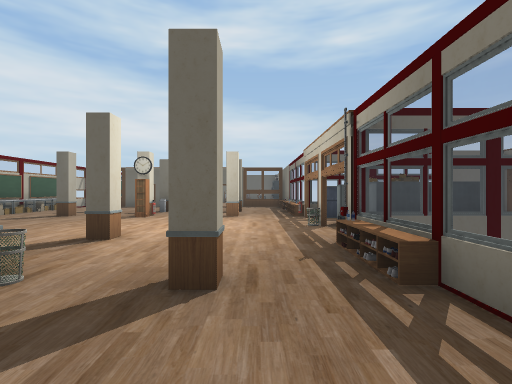
view 1 (above)

19 first-person views from a walk through a Unity game level. The camera is 1.5 m above the floor, looks level and sees 85° across. The floor is counted in squares, 2 m on a side. Each view is taken from the middle of a square. On the plan, view 1 faces up. The plan holds only what a view shows up to about 10 squares ahead; the rest is blank. Door leaves are left out, so doorways stand open. Some surface patterns are stand-ins.

view 2
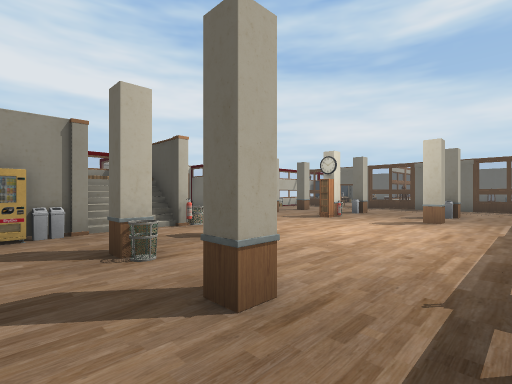

view 3
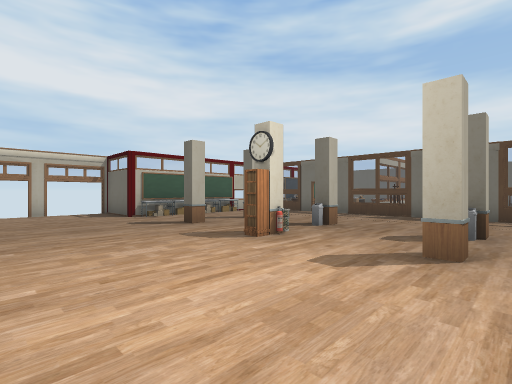

view 4
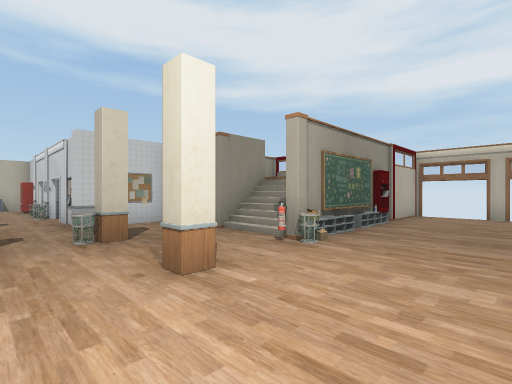

view 5
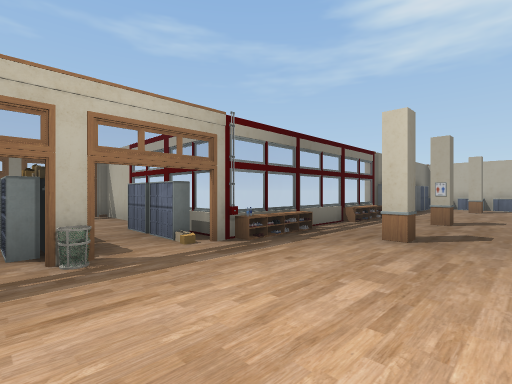

view 6
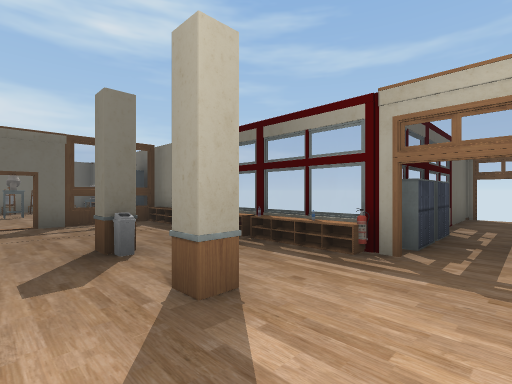

view 7
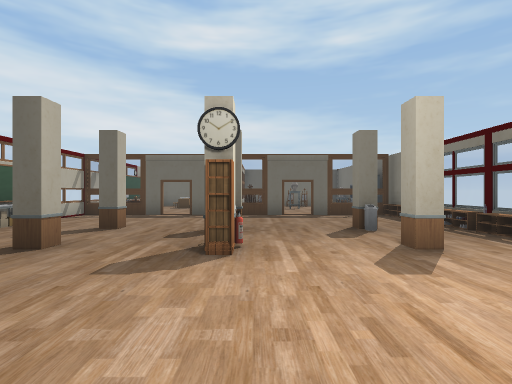

view 8
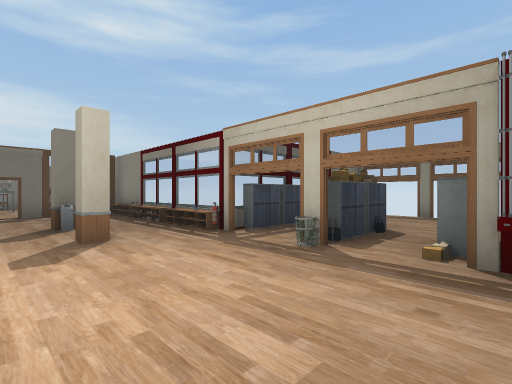

view 9
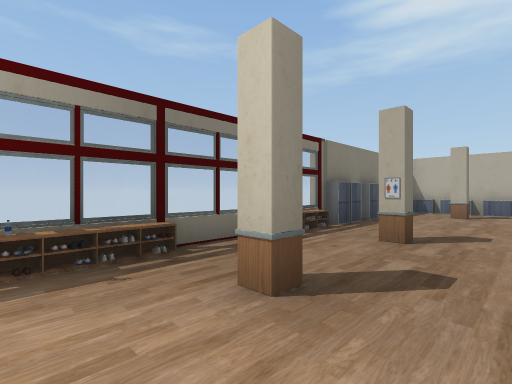

view 10
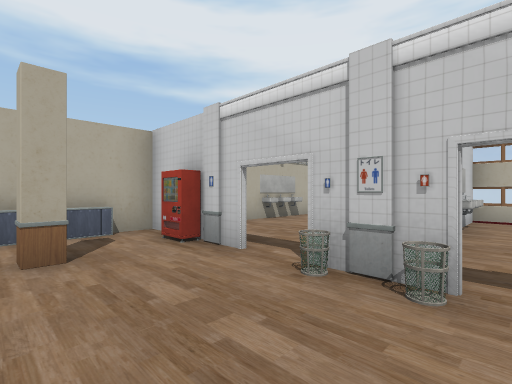

view 11
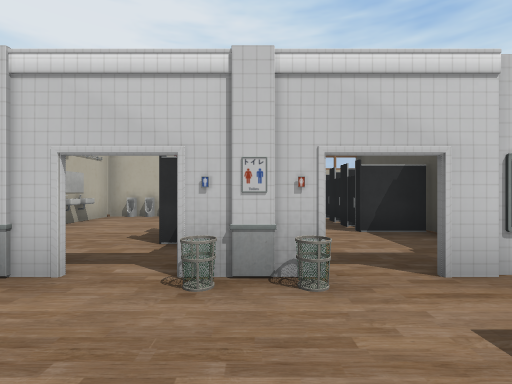

view 12
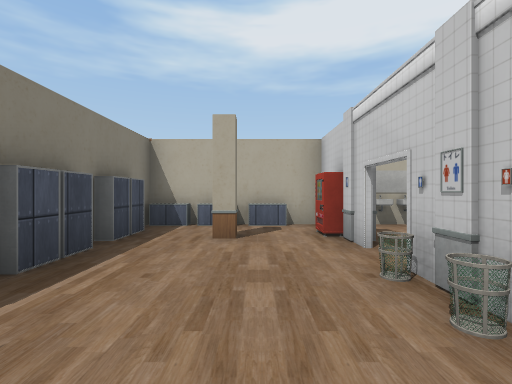

view 13
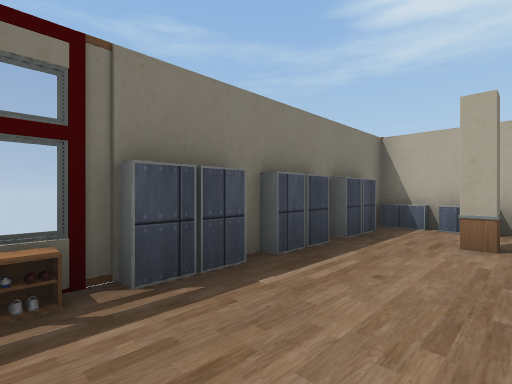

view 14
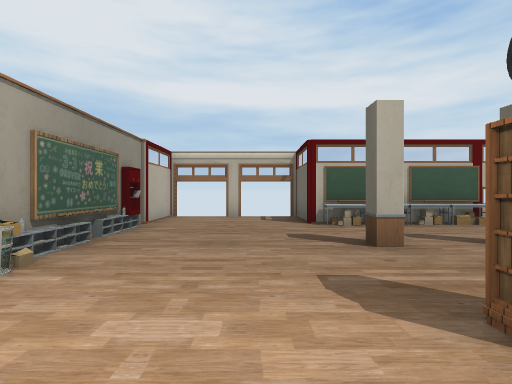

view 15
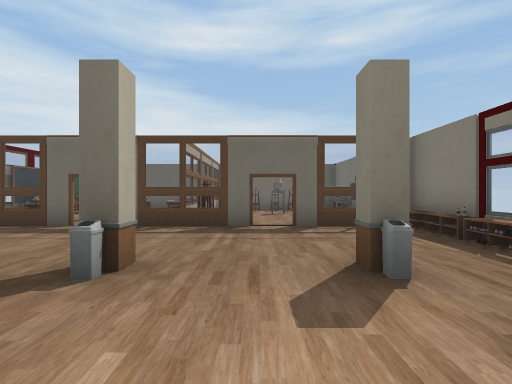

view 16
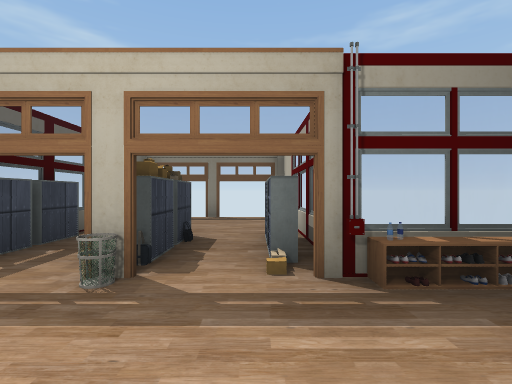

view 17
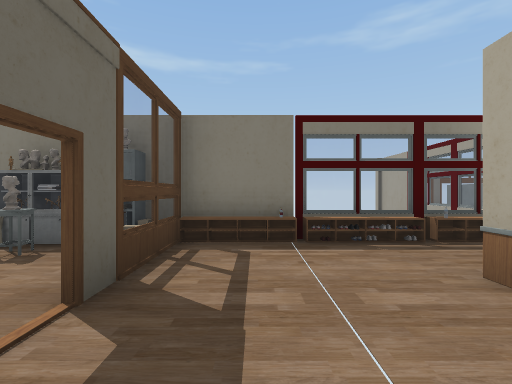

view 18
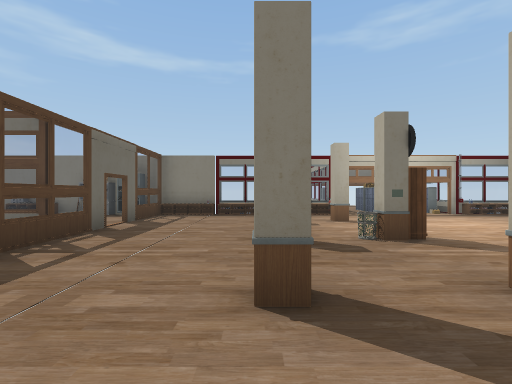

view 19
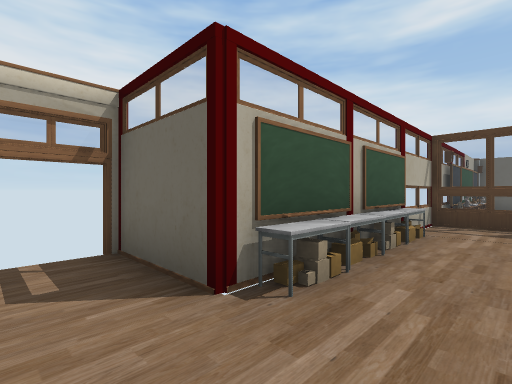

### Floor plan
Points are (right, up) in squares from view 1. A wall is a line through its corners. A room is listed if a view was taken in it or the views show most of it. See-through windows are left out.
Room 1 (views 1, 2, 3, 4, 5, 6, 7, 8, 9, 10, 11, 12, 13, 14, 15, 16, 17, 18, 19)
walls: (-5.2, 3.5) (-5.2, 2.5); (1.5, 8.4) (1.5, 17.5); (1.9, 4.2) (6.4, 4.2); (-5.5, 3.4) (-5.5, 2.3); (-5.7, 3.3) (-5.7, 2.3); (-2.5, -0.4) (-2.5, -1.4); (-9.4, 8.2) (-10.8, 8.2); (-2, 14.2) (-5.2, 14.2); (1.5, -1.5) (1.5, 4.5); (-10.6, 6.6) (-10.6, 6); (-3, 14.6) (-3.5, 14.6); (1.4, 14.2) (-1.2, 14.2); (-10.8, 4.4) (-8.5, 4.4); (-6, 14.2) (-8.7, 14.2); (7.4, 6) (7.4, 6.5); (7.5, 8.2) (4.1, 8.2); (-2.1, -5.6) (-2.1, -6.4); (-8.6, 16) (-8.6, 12.4); (-2.5, -7) (-2.5, -7.5); (-2.9, -7.5) (1.5, -7.5) (1.5, -7.1)
low walls: (-4.7, 3.5) (-4.7, 2.5); (-4.8, 3.5) (-4.8, 2.5); (-5, 3.6) (-5, 2.5)
ways out: opening at (-4, -1); open door at (-11, 6.5); open door at (-6, 14); open door at (-2, -4.5); open door at (-2, -1.5); open door at (-2, 14); open door at (7, 6)
objects: other object (-9, 9); other object (-9, 10); other object (-9, 11); other object (-8, 5); other object (-8, 10); other object (-8, 12); other object (-7, 4); other object (-6, 4); other object (-6, 9); other object (-6, 11); other object (-5, 2); other object (-5, 4); other object (-5, 5); other object (-4, 0); other object (-4, 3); other object (-4, 4); other object (-4, 9); other object (-4, 11); other object (-3, 0); other object (-3, 8); other object (-3, 9); other object (-3, 10); other object (-2, -3); other object (-2, 0); other object (-2, 1); other object (-2, 2); other object (-2, 5); other object (-1, -7); other object (-1, 9); other object (-1, 10); other object (-1, 11); other object (0, -7); other object (0, -6); other object (0, -1); other object (0, 2); other object (0, 16); other object (1, -7); other object (1, -6); other object (1, -4); other object (1, -3); other object (1, -2); other object (1, -1); other object (1, 3); other object (1, 4); other object (1, 6); other object (1, 9); other object (1, 10); other object (1, 12); other object (1, 13); other object (1, 15); other object (1, 16); other object (2, -2); other object (2, 5); other object (2, 6); other object (2, 7); other object (2, 8); other object (3, 5); other object (3, 6); other object (3, 7); other object (3, 8); other object (7, 8)

Where each view was taken, in squares from view 1:
view 1: 0 up, 0 right, facing up
view 2: 1 up, 1 right, facing up-left
view 3: 5 up, 0 right, facing up-left
view 4: 7 up, 1 left, facing down-left
view 5: 7 up, 2 left, facing down-right
view 6: 7 up, 2 left, facing up-right
view 7: 5 up, 3 left, facing up
view 8: 4 up, 2 left, facing up-right
view 9: 4 up, 2 left, facing down-right
view 10: 2 down, 0 right, facing down-left
view 11: 3 down, 0 right, facing left
view 12: 1 down, 1 left, facing down
view 13: 1 down, 1 left, facing down-right
view 14: 7 up, 2 left, facing left
view 15: 8 up, 2 left, facing up
view 16: 5 up, 1 left, facing right
view 17: 13 up, 3 left, facing right
view 18: 11 up, 8 left, facing right
view 19: 7 up, 7 left, facing up-left
